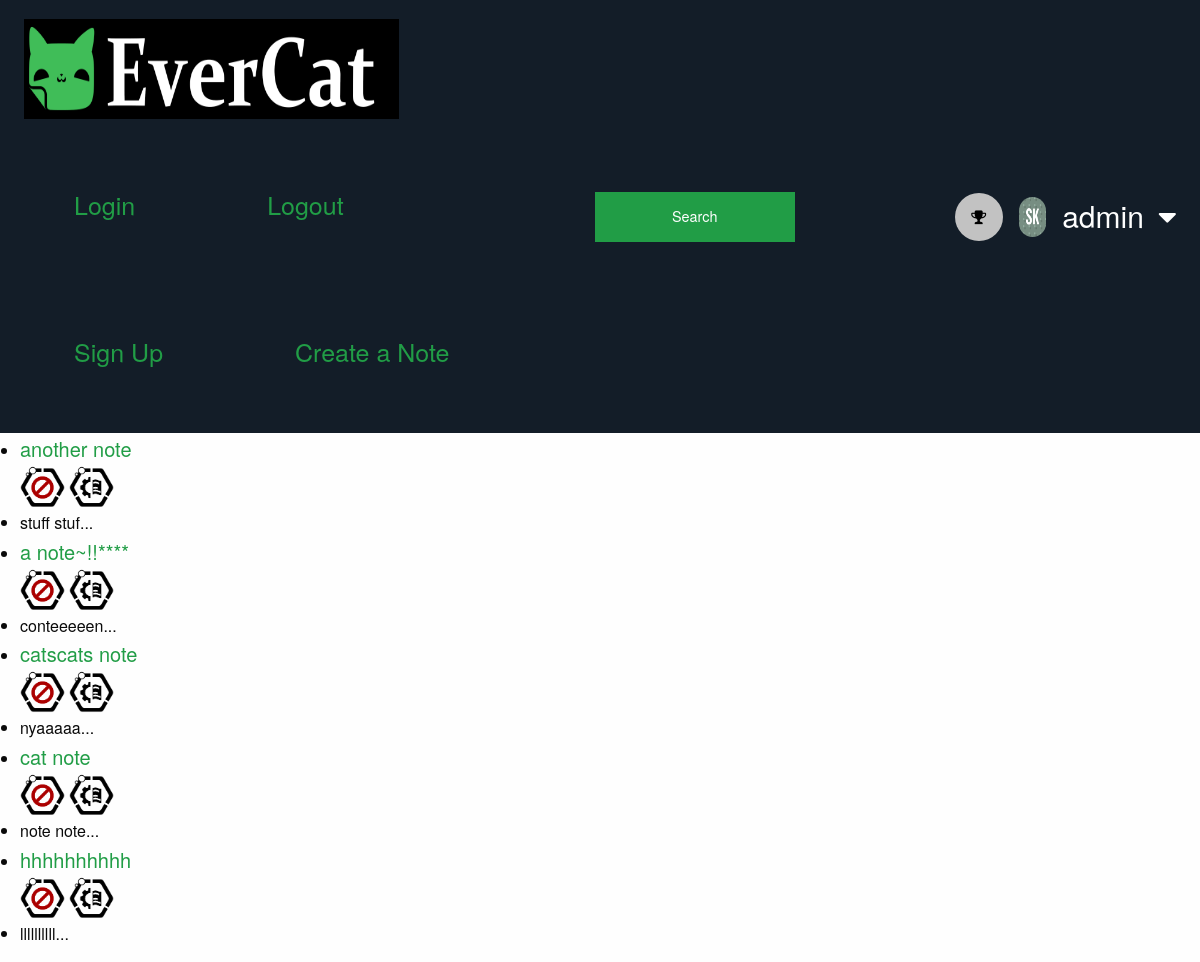
/notes/ (signed in), run on an earlier commit of the app's database.
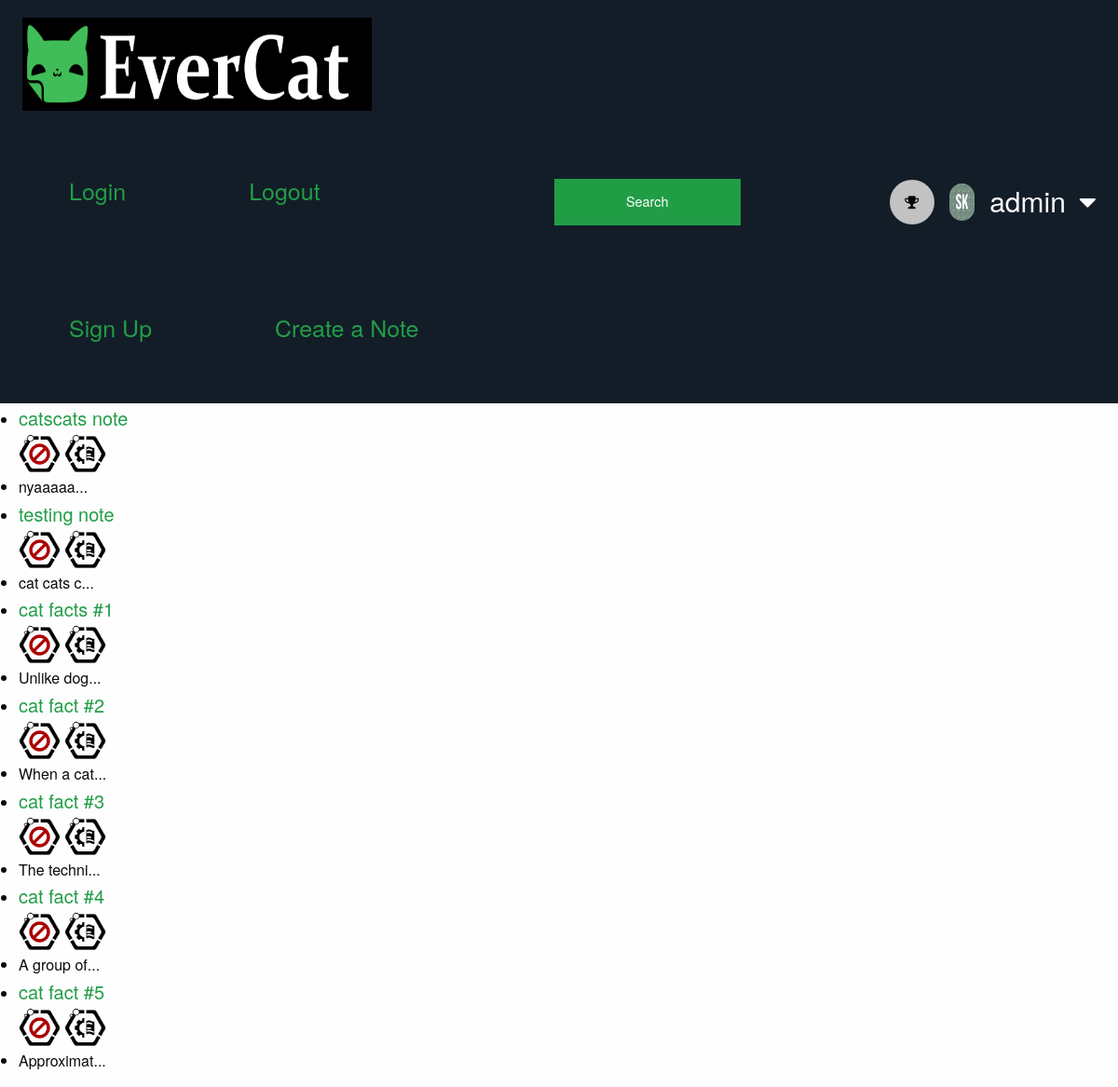
And on a later commit of the database.
### notes/models.py (models this page shows, shortened)
class note(models.Model):
    user = models.ForeignKey(User, default=1, null=True) #Each note belongs to a user
    title = models.CharField(max_length=150)
    content = models.CharField(max_length=200)

### notes/views.py (the view)
class IndexView(generic.ListView):
    template_name = 'notes/index.html'
    context_object_name = 'all_notes'
    def get_queryset(self):
        return note.objects.all()

### notes/templatetags/custom_tags.py (called while the page is built)
@register.filter(name='get_note_contents')
def get_note_contents(value):
    return value[:10] + "..."

### notes/templates/notes/index.html (shortened to what this page needs)
{% include 'notes/base.html' %}
{% load staticfiles %}
{% load custom_tags %}
{% block note_body %}
    {% if user.note_set %}
    <ul>
        {% for note in user.note_set.all %}
    <div class="notes">
        <div class="card-info-content">
            <div class="card-info-label">
                <li id="note_title"><a href="{% url 'notes:detail' note.id%}">{{note.title}}</a><br>
            <form action="{% url 'notes:note-delete' note.id %}" method="post" style="display: inline;">
                <button type="submit">
                <img src="{% static 'notes/images/delete.png' %}" width="45" />
                </button>
            </form>
            <form action="{% url 'notes:note-update' note.id %}" method="post" style="display: inline;">
                <button type="submit">
                <img src="{% static 'notes/images/edit.png' %}" width="45" />
                </button>
            </form>
        </li>
                <div class="card-info-label-text">
                    <li id="note_contents">{{ note.content|get_note_contents }}</li>
                </div>
            </div>
        </div>
    </div>
        {% endfor %}
    {% else %}
    <p>You don't have any notes</p>
    {% endif %}
{% endblock %}

### notes/templates/notes/base.html (shortened to what this page needs)
<!DOCTYPE html> {% load staticfiles %}
<html lang="en">
<head>
    <link rel="stylesheet" href="{% static 'notes/foundation.css' %}" />
    <link rel="stylesheet" href="https://cdnjs.cloudflare.com/ajax/libs/font-awesome/4.7.0/css/font-awesome.min.css">
    <link rel="stylesheet" type="text/css" href="{% static 'notes/style.css' %}" />
</head>
<body>
    {% block nav_bars %}
    <div class="top-bar" id="responsive-menu">
        <div class="top-bar-left">
            <ul class="dropdown menu" data-dropdown-menu>
                <li class="menu-text"><img class="logo" src="{%static 'notes/images/evercat-logo.png' %}"></li>
                <li class="Click "><a href="/notes/login">Login</a></li>
                <li class="Click "><a href="/notes/logout">Logout</a></li>
                <li class="Click "><a href="/notes/signup">Sign Up</a></li>
                <li class="Click "><a href="{% url 'notes:note-create' %}">Create a Note</a></li>
            </ul>
        </div>
        <div class="top-bar-center">
            <ul class="menu">
                <li><a href="/notes/search-form"><button type="button" class="button">Search</button></a></li>
            </ul>
        </div>
        <div class="Alerts_button">
            <button class="updates-button" data-open="trophies">
                <i class="fa fa-trophy trophy"></i>
            </button>
        </div>
        <div class="profile">
            <img class="profile-avatar__image" src="{% static 'notes/images/sample user profile.png' %}">
        </div>
        <div class="pa">
            <ul class="multilevel-accordion-menu vertical menu" data-accordion-menu>
                <li>
                    <a href=#>{{ user.username }}</a>
                </li>
                </ul>
        </div>
    </div>
    {% endblock %}
</body>
</html>

### notes/static/notes/style.css (style rules this page uses)
.notes { align: relative; }
.logo { height: 100px; width: 375px; }
.top-bar-center { position: static; }
.menu { size: 40px; }
.top-bar { position: static; }
.top-bar, .top-bar ul { background-color: #131d28; }
.button { height: 50px; width: 200px; background-color: #219d46; margin-right: 10em; margin-left: .5em; }
.profile-avatar__image { width: 4em; height: 2.5em; border-radius: 2em; }
.updates-button { height: 3em; width: 3em; background-color: #c2c2c2; border: none; padding: 1em; border-radius: 11em; outline: 0; position: relative; cursor: pointer; float: left; margin-right: 1em; -webkit-transition: background-color .2s cubic-bezier(.694, .0482, .335, 1), width .2s cubic-bezier(.694, .0482, .335, 1); -moz-transition: background-color .2s cubic-bezier(.694, .0482, .335, 1), width .2s cubic-bezier(.694, .0482, .335, 1); -o-transition: background-color .2s cubic-bezier(.694, .0482, .335, 1), width .2s cubic-bezier(.694, .0482, .335, 1); transition: background-color .2s cubic-bezier(.694, .0482, .335, 1), width .2s cubic-bezier(.694, .0482, .335, 1); }
.trophy { size: 10px; }
.multilevel-accordion-menu a { color: #fefefe; font-size: 30px; }
.multilevel-accordion-menu a::after { border-color: #fefefe transparent transparent; }
.multilevel-accordion-menu .is-accordion-submenu-parent[aria-expanded="false"] a::after { content: "\f0d7"; font-family: FontAwesome; margin-left: .5em; }
.Click, a { font-size: 1.25em; color: #219d46; margin-bottom: auto; border-color: white; }
.Click { padding: 50px; }

What changed in the data, as far as the page shows it:
removed note: title "another note", content|get_note_contents "stuff stuf..."
removed note: title "a note~!!****", content|get_note_contents "conteeeeen..."
removed note: title "cat note", content|get_note_contents "note note..."
removed note: title "hhhhhhhhhh", content|get_note_contents "llllllllll..."
added note: title "testing note", content|get_note_contents "cat cats c..."
added note: title "cat facts #1", content|get_note_contents "Unlike dog..."
added note: title "cat fact #2", content|get_note_contents "When a cat..."
added note: title "cat fact #3", content|get_note_contents "The techni..."
added note: title "cat fact #4", content|get_note_contents "A group of..."
added note: title "cat fact #5", content|get_note_contents "Approximat..."
